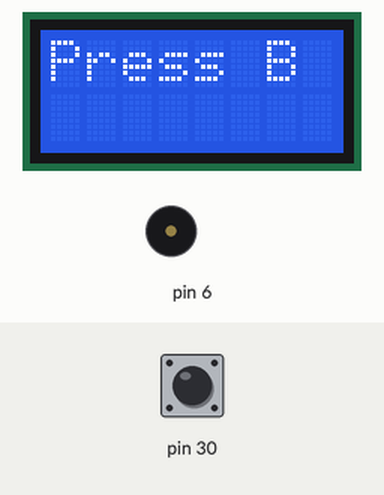
This sketch was run on a simulated Arduino Leonardo, built with avr-gcc and run on an emulated ATmega32U4. Shown: 8×2 character LCD, buzzer (waves = sounding). Inputs (shaded band) come from the test bench; at power-on: pin 30 HIGH.

Above: at 1.2 s.
1.3 s: pin 30 pulled LOW for 0.15 s
At 1.7 s:
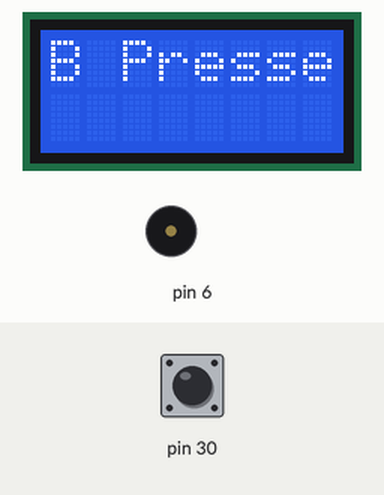
At 2.46 s:
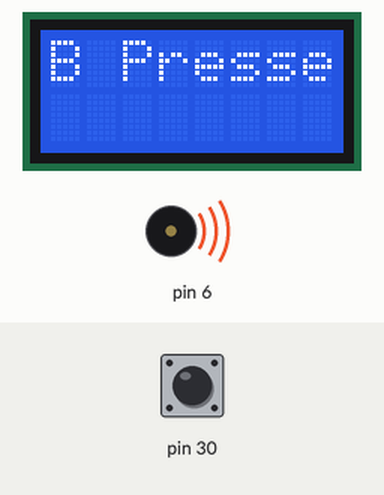
Timing chart, 0 to 8.0 s (numbered marks = the images above; inputs shaded):
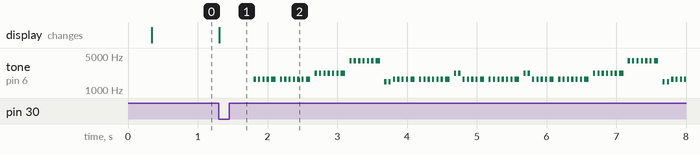

Measured:
- after the input at 1.3 s, tone on pin 6: plays 1666 Hz for 0.03 s, 1666 Hz for 0.03 s, 1666 Hz for 0.03 s, 1666 Hz for 0.03 s, 1666 Hz for 0.06 s, 1666 Hz for 0.03 s … (88 notes in this stretch), starting after 0.51 s; the display: changes at once (image 1)

The sketch:

MyPlayNote.ino
```cpp
#include <Wire.h>
#include <Zumo32U4.h>
#include <math.h>


Zumo32U4Buzzer buzzer;
Zumo32U4ButtonB buttonB;
Zumo32U4LCD lcd;

void myPlayNote(int note, float duration, int octave, int volume)
{
  float freq = floor(15.434 * exp(0.0578 * (note + 12 * octave)));
  buzzer.playFrequency(freq, duration, volume);

}


void setup() {
  // put your setup code here, to run once:


}

  int C = 1; //todo: put these in a dictionary?
  int Cs = 2; // nah its fine
  int D = 3;
  int Ds = 4;
  int E = 5;
  int F = 6;
  int Fs = 7;
  int G = 8;
  int Gs = 9;
  int A = 10;
  int As = 11;
  int B = 12;

void CMajor(int vol)
{
  myPlayNote(C, 1000, 4, vol);
  delay(1000);
  myPlayNote(D, 500, 4, vol);
  delay(500);
  myPlayNote(E, 500, 4, vol);
  delay(500);
  myPlayNote(F, 500, 4, vol);
  delay(500);
  myPlayNote(G, 500, 4, vol);
  delay(500);
  myPlayNote(A, 500, 4, vol);
  delay(500);
  myPlayNote(B, 500, 4, vol);
  delay(500);
  myPlayNote(C, 1000, 5, vol);
  delay(1000);
  myPlayNote(B, 500, 4, vol);
  delay(500);
  myPlayNote(A, 500, 4, vol);
  delay(500);
  myPlayNote(G, 500, 4, vol);
  delay(500);
  myPlayNote(F, 500, 4, vol);
  delay(500);
  myPlayNote(E, 500, 4, vol);
  delay(500);
  myPlayNote(D, 500, 4, vol);
  delay(500);
  myPlayNote(C, 1000, 4, vol);
  delay(1000);
}


float _16th = 0.0625 * 1000;
float _8th = _16th * 2;
float _q = _8th * 2;
float _h = _q * 2;
float w = 1000;

void Sandstorm(int volume, int octave, float speed)
{
  float __16th = _16th / speed;
  float __8th = _8th / speed;
  float __q = _q / speed;
  float __h = _h = speed;
  float _w = w / speed;
  myPlayNote(Gs, __16th / 2, octave, volume); // Bar A
  delay(__16th);
  myPlayNote(Gs, __16th / 2, octave, volume);
  delay(__16th);
  myPlayNote(Gs, __16th / 2, octave, volume);
  delay(__16th);
  myPlayNote(Gs, __16th / 2, octave, volume);
  delay(__16th);
  myPlayNote(Gs, __8th / 2, octave, volume);
  delay(__8th);
  myPlayNote(Gs, __16th / 2, octave, volume);
  delay(__16th);
  myPlayNote(Gs, __16th / 2, octave, volume);
  delay(__16th);
  myPlayNote(Gs, __16th / 2, octave, volume);
  delay(__16th);
  myPlayNote(Gs, __16th / 2, octave, volume);
  delay(__16th);
  myPlayNote(Gs, __16th / 2, octave, volume);
  delay(__16th);
  myPlayNote(Gs, __16th / 2, octave, volume);
  delay(__16th);
  myPlayNote(Gs, __8th / 2, octave, volume);
  delay(__8th);
  myPlayNote(Cs, __16th / 2, octave + 1, volume);
  delay(__16th);
  myPlayNote(Cs, __16th / 2, octave + 1, volume);
  delay(__16th);

  myPlayNote(Cs, __16th / 2, octave + 1, volume); // Bar B
  delay(__16th);
  myPlayNote(Cs, __16th / 2, octave + 1, volume);
  delay(__16th);
  myPlayNote(Cs, __16th / 2, octave + 1, volume);
  delay(__16th);
  myPlayNote(Cs, __16th / 2, octave + 1, volume);
  delay(__16th);
  myPlayNote(Cs, __8th / 2, octave + 1, volume);
  delay(__8th);
  myPlayNote(B, __16th / 2, octave + 1, volume);
  delay(__16th);
  myPlayNote(B, __16th / 2, octave + 1, volume);
  delay(__16th);
  myPlayNote(B, __16th / 2, octave + 1, volume);
  delay(__16th);
  myPlayNote(B, __16th / 2, octave + 1, volume);
  delay(__16th);
  myPlayNote(B, __16th / 2, octave + 1, volume);
  delay(__16th);
  myPlayNote(B, __16th / 2, octave + 1, volume);
  delay(__16th);
  myPlayNote(B, __8th / 2, octave + 1, volume);
  delay(__8th);
  myPlayNote(Fs, __16th / 2, octave, volume);
  delay(__16th);
  myPlayNote(Fs, __16th / 2, octave, volume);
  delay(__16th);

  myPlayNote(Gs, __16th / 2, octave, volume); // Bar A
  delay(__16th);
  myPlayNote(Gs, __16th / 2, octave, volume);
  delay(__16th);
  myPlayNote(Gs, __16th / 2, octave, volume);
  delay(__16th);
  myPlayNote(Gs, __16th / 2, octave, volume);
  delay(__16th);
  myPlayNote(Gs, __8th / 2, octave, volume);
  delay(__8th);
  myPlayNote(Gs, __16th / 2, octave, volume);
  delay(__16th);
  myPlayNote(Gs, __16th / 2, octave, volume);
  delay(__16th);
  myPlayNote(Gs, __16th / 2, octave, volume);
  delay(__16th);
  myPlayNote(Gs, __16th / 2, octave, volume);
  delay(__16th);
  myPlayNote(Gs, __16th / 2, octave, volume);
  delay(__16th);
  myPlayNote(Gs, __16th / 2, octave, volume);
  delay(__16th);
  myPlayNote(Gs, __8th / 2, octave, volume);
  delay(__8th);
  myPlayNote(Cs, __16th / 2, octave + 1, volume);
  delay(__16th);
  myPlayNote(Cs, __16th / 2, octave + 1, volume);
  delay(__16th);

  myPlayNote(Gs, __16th / 2, octave, volume); // Bar A
  delay(__16th);
  myPlayNote(Gs, __16th / 2, octave, volume);
  delay(__16th);
  myPlayNote(Gs, __16th / 2, octave, volume);
  delay(__16th);
  myPlayNote(Gs, __16th / 2, octave, volume);
  delay(__16th);
  myPlayNote(Gs, __8th / 2, octave, volume);
  delay(__8th);
  myPlayNote(Gs, __16th / 2, octave, volume);
  delay(__16th);
  myPlayNote(Gs, __16th / 2, octave, volume);
  delay(__16th);
  myPlayNote(Gs, __16th / 2, octave, volume);
  delay(__16th);
  myPlayNote(Gs, __16th / 2, octave, volume);
  delay(__16th);
  myPlayNote(Gs, __16th / 2, octave, volume);
  delay(__16th);
  myPlayNote(Gs, __16th / 2, octave, volume);
  delay(__16th);
  myPlayNote(Gs, __8th / 2, octave, volume);
  delay(__8th);
  myPlayNote(Cs, __16th / 2, octave + 1, volume);
  delay(__16th);
  myPlayNote(Cs, __16th / 2, octave + 1, volume);
  delay(__16th);

  myPlayNote(Gs, __16th / 2, octave, volume); // Bar A
  delay(__16th);
  myPlayNote(Gs, __16th / 2, octave, volume);
  delay(__16th);
  myPlayNote(Gs, __16th / 2, octave, volume);
  delay(__16th);
  myPlayNote(Gs, __16th / 2, octave, volume);
  delay(__16th);
  myPlayNote(Gs, __8th / 2, octave, volume);
  delay(__8th);
  myPlayNote(Gs, __16th / 2, octave, volume);
  delay(__16th);
  myPlayNote(Gs, __16th / 2, octave, volume);
  delay(__16th);
  myPlayNote(Gs, __16th / 2, octave, volume);
  delay(__16th);
  myPlayNote(Gs, __16th / 2, octave, volume);
  delay(__16th);
  myPlayNote(Gs, __16th / 2, octave, volume);
  delay(__16th);
  myPlayNote(Gs, __16th / 2, octave, volume);
  delay(__16th);
  myPlayNote(Gs, __8th / 2, octave, volume);
  delay(__8th);
  myPlayNote(Cs, __16th / 2, octave + 1, volume);
  delay(__16th);
  myPlayNote(Cs, __16th / 2, octave + 1, volume);
  delay(__16th);

  myPlayNote(Cs, __16th / 2, octave + 1, volume); // Bar B
  delay(__16th);
  myPlayNote(Cs, __16th / 2, octave + 1, volume);
  delay(__16th);
  myPlayNote(Cs, __16th / 2, octave + 1, volume);
  delay(__16th);
  myPlayNote(Cs, __16th / 2, octave + 1, volume);
  delay(__16th);
  myPlayNote(Cs, __8th / 2, octave + 1, volume);
  delay(__8th);
  myPlayNote(B, __16th / 2, octave + 1, volume);
  delay(__16th);
  myPlayNote(B, __16th / 2, octave + 1, volume);
  delay(__16th);
  myPlayNote(B, __16th / 2, octave + 1, volume);
  delay(__16th);
  myPlayNote(B, __16th / 2, octave + 1, volume);
  delay(__16th);
  myPlayNote(B, __16th / 2, octave + 1, volume);
  delay(__16th);
  myPlayNote(B, __16th / 2, octave + 1, volume);
  delay(__16th);
  myPlayNote(B, __8th / 2, octave + 1, volume);
  delay(__8th);
  myPlayNote(Fs, __16th / 2, octave, volume);
  delay(__16th);
  myPlayNote(Fs, __16th / 2, octave, volume);
  delay(__16th);

  myPlayNote(Gs, __16th / 2, octave, volume); // Bar A
  delay(__16th);
  myPlayNote(Gs, __16th / 2, octave, volume);
  delay(__16th);
  myPlayNote(Gs, __16th / 2, octave, volume);
  delay(__16th);
  myPlayNote(Gs, __16th / 2, octave, volume);
  delay(__16th);
  myPlayNote(Gs, __8th / 2, octave, volume);
  delay(__8th);
  myPlayNote(Gs, __16th / 2, octave, volume);
  delay(__16th);
  myPlayNote(Gs, __16th / 2, octave, volume);
  delay(__16th);
  myPlayNote(Gs, __16th / 2, octave, volume);
  delay(__16th);
  myPlayNote(Gs, __16th / 2, octave, volume);
  delay(__16th);
  myPlayNote(Gs, __16th / 2, octave, volume);
  delay(__16th);
  myPlayNote(Gs, __16th / 2, octave, volume);
  delay(__16th);
  myPlayNote(Gs, __8th / 2, octave, volume);
  delay(__8th);
  myPlayNote(Cs, __16th / 2, octave + 1, volume);
  delay(__16th);
  myPlayNote(Cs, __16th / 2, octave + 1, volume);
  delay(__16th);

  myPlayNote(Gs, __16th / 2, octave, volume); // Bar A
  delay(__16th);
  myPlayNote(Gs, __16th / 2, octave, volume);
  delay(__16th);
  myPlayNote(Gs, __16th / 2, octave, volume);
  delay(__16th);
  myPlayNote(Gs, __16th / 2, octave, volume);
  delay(__16th);
  myPlayNote(Gs, __8th / 2, octave, volume);
  delay(__8th);
  myPlayNote(Gs, __16th / 2, octave, volume);
  delay(__16th);
  myPlayNote(Gs, __16th / 2, octave, volume);
  delay(__16th);
  myPlayNote(Gs, __16th / 2, octave, volume);
  delay(__16th);
  myPlayNote(Gs, __16th / 2, octave, volume);
  delay(__16th);
  myPlayNote(Gs, __16th / 2, octave, volume);
  delay(__16th);
  myPlayNote(Gs, __16th / 2, octave, volume);
  delay(__16th);
  myPlayNote(Gs, __8th / 2, octave, volume);
  delay(__8th);
  myPlayNote(Cs, __16th / 2, octave + 1, volume);
  delay(__16th);
  myPlayNote(Cs, __16th / 2, octave + 1, volume);
  delay(__16th);

  myPlayNote(Gs, __8th / 2, octave, volume);
  delay(__8th);
}

void loop() {
  // put your main code here, to run repeatedly:
  float _16th = 0.0625 * 1000;
  float _8th = _16th * 2;
  float _q = _8th * 2;
  float _h = _q * 2;
  float w = 1000;
  lcd.clear();
  lcd.print("Press B");
  if (buttonB.isPressed())
  {
    lcd.clear();
    lcd.print("B Pressed");
    //myPlayNote(C, 500, 3, 7);
    delay(500);
    Sandstorm(15, 6, 1);
  }
}
```
